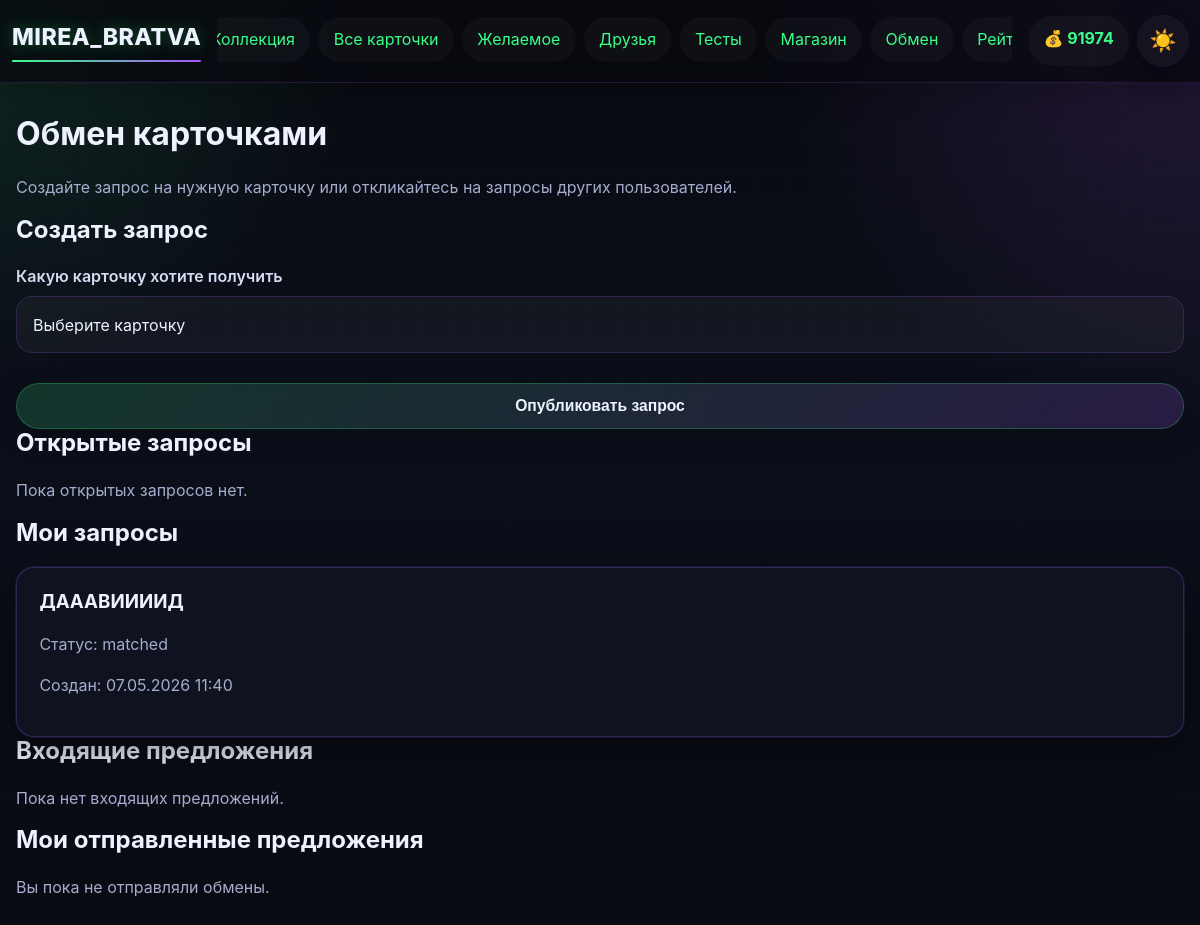
The app's page /exchange (signed in), older data.
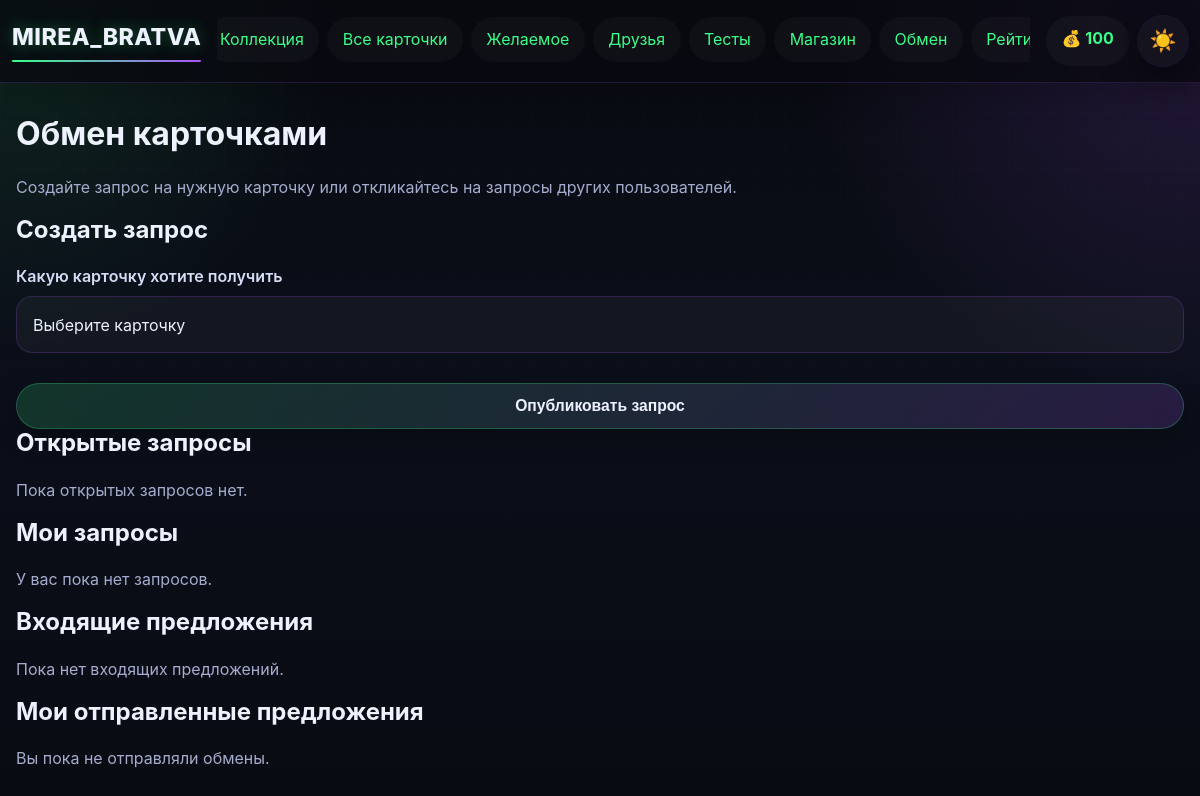
The same page, newer data.
### app.py (models this page shows)
class User(UserMixin, db.Model):
    __tablename__ = 'user'
    id = db.Column(db.Integer, primary_key=True)
    username = db.Column(db.String(80), unique=True, nullable=False)
    email = db.Column(db.String(120), unique=True, nullable=False)
    password_hash = db.Column(db.String(200), nullable=False)
    coins = db.Column(db.Integer, default=100)
    profile_theme = db.Column(db.String(50), default='dark')
    avatar_frame = db.Column(db.String(50), default='none')
    bio = db.Column(db.Text, default='')
    owned_frames = db.Column(db.Text, default='[]')
    avatar_icon = db.Column(db.String(50), default='letter')
    created_at = db.Column(db.DateTime, default=datetime.utcnow)
    last_daily_bonus = db.Column(db.DateTime, default=None)

class TradeRequest(db.Model):
    __tablename__ = 'trade_request'
    id = db.Column(db.Integer, primary_key=True)
    requester_id = db.Column(db.Integer, db.ForeignKey('user.id'), nullable=False)
    requested_card_id = db.Column(db.Integer, db.ForeignKey('card.id'), nullable=False)
    target_user_id = db.Column(db.Integer, db.ForeignKey('user.id'), nullable=True)
    status = db.Column(db.String(20), default='open')
    created_at = db.Column(db.DateTime, default=datetime.utcnow)
    requester = db.relationship('User', foreign_keys=[requester_id], backref='trade_requests')
    target_user = db.relationship('User', foreign_keys=[target_user_id])
    requested_card = db.relationship('Card', foreign_keys=[requested_card_id])

class Card(db.Model):
    __tablename__ = 'card'
    id = db.Column(db.Integer, primary_key=True)
    name = db.Column(db.String(100), nullable=False)
    description = db.Column(db.Text)
    rarity = db.Column(db.String(20), nullable=False)
    subject = db.Column(db.String(50), nullable=False)
    image_url = db.Column(db.String(200))
    base_price = db.Column(db.Integer, default=50)

### app.py (the view, shortened to what this page needs)
@app.route('/exchange', methods=['GET', 'POST'])
@login_required
def exchange():
    cards = Card.query.order_by(Card.name.asc()).all()
    open_requests = (
        TradeRequest.query.filter(TradeRequest.status == 'open', TradeRequest.requester_id != current_user.id)
        .order_by(TradeRequest.created_at.desc())
        .all()
    )
    my_requests = (
        TradeRequest.query.filter_by(requester_id=current_user.id)
        .order_by(TradeRequest.created_at.desc())
        .all()
    )
    incoming_offers = TradeOffer.query.filter_by(to_user_id=current_user.id, status='pending').order_by(TradeOffer.created_at.desc()).all()
    outgoing_offers = TradeOffer.query.filter_by(from_user_id=current_user.id).order_by(TradeOffer.created_at.desc()).all()
    return render_template(
        'exchange.html',
        cards=cards,
        open_requests=open_requests,
        my_requests=my_requests,
        incoming_offers=incoming_offers,
        outgoing_offers=outgoing_offers,
        get_card_letter=get_card_letter,
    )

### app.py (called while the page is built)
@login_manager.user_loader
def load_user(user_id):
    return db.session.get(User, int(user_id))

### templates/exchange.html (shortened to what this page needs)
{% extends "base.html" %}
{% from "_card_macros.html" import showcase_card %}
{% block content %}
<div class="exchange-container">
    <h1>Обмен карточками</h1>
    <p>Создайте запрос на нужную карточку или откликайтесь на запросы других пользователей.</p>
    <div class="exchange-grid exchange-grid-single">
        <div class="exchange-card">
            <h2>Создать запрос</h2>
            <form method="POST" class="profile-form-stack">
                <div class="form-group">
                    <label for="requested_card_id">Какую карточку хотите получить</label>
                    <select id="requested_card_id" name="requested_card_id" required>
                        <option value="">Выберите карточку</option>
                    </select>
                </div>
                <button type="submit" class="btn">Опубликовать запрос</button>
            </form>
        </div>
        <div class="exchange-card">
            <h2>Открытые запросы</h2>
            {% if open_requests %}
                {% for trade_request in open_requests %}
                <div class="trade-offer">
                    <p><strong>{{ trade_request.requester.username }}</strong> хочет получить <strong>{{ trade_request.requested_card.name }}</strong></p>
                    <p>Кафедра: {{ trade_request.requested_card.subject }} · Редкость: {{ trade_request.requested_card.rarity }}</p>
                    <div class="trade-actions">
                        <a class="btn btn-secondary" href="{{ url_for('view_profile', user_id=trade_request.requester.id) }}">Профиль</a>
                        <a class="btn" href="{{ url_for('respond_trade_request', request_id=trade_request.id) }}">Откликнуться</a>
                    </div>
                </div>
                {% endfor %}
            {% else %}<p>Пока открытых запросов нет.</p>{% endif %}
        </div>
    </div>
    <div class="exchange-card">
        <h2>Мои запросы</h2>
        {% if my_requests %}
            <div class="items-grid">
            {% for trade_request in my_requests %}
                <div class="shop-item">
                    <h3>{{ trade_request.requested_card.name }}</h3>
                    <p>Статус: {{ trade_request.status }}</p>
                    <p>Создан: {{ trade_request.created_at.strftime('%d.%m.%Y %H:%M') }}</p>
                </div>
            {% endfor %}
            </div>
        {% else %}<p>У вас пока нет запросов.</p>{% endif %}
    </div>
    <div class="exchange-card">
        <h2>Входящие предложения</h2>
        {% if incoming_offers %}
            {% for offer in incoming_offers %}
                <div class="trade-offer">
                    <p><strong>{{ offer.from_user.username }}</strong> предлагает <strong>{{ offer.offered_card.name }}</strong></p>
                    <p>и хочет получить <strong>{{ offer.requested_card.name }}</strong></p>
                    <div class="trade-actions">
                        <form method="POST" action="{{ url_for('accept_exchange', offer_id=offer.id) }}"><button type="submit" class="btn">Принять</button></form>
                        <form method="POST" action="{{ url_for('reject_exchange', offer_id=offer.id) }}"><button type="submit" class="btn btn-secondary">Отклонить</button></form>
                    </div>
                </div>
            {% endfor %}
        {% else %}<p>Пока нет входящих предложений.</p>{% endif %}
    </div>
    <div class="exchange-card">
        <h2>Мои отправленные предложения</h2>
        {% if outgoing_offers %}
            <div class="items-grid">
                {% for offer in outgoing_offers %}
                    <div class="shop-item">
                        <h3>{{ offer.to_user.username }}</h3>
                        <p>Вы отдаёте: {{ offer.offered_card.name }}</p>
                        <p>Вы получаете: {{ offer.requested_card.name }}</p>
                        <p>Статус: {{ offer.status }}</p>
                    </div>
                {% endfor %}
            </div>
        {% else %}<p>Вы пока не отправляли обмены.</p>{% endif %}
    </div>
</div>
{% endblock %}

### templates/base.html (shortened to what this page needs)
<!DOCTYPE html>
<html lang="ru">
<head>
    <link rel="stylesheet" href="{{ url_for('static', filename='css/style.css') }}">
</head>
<body class="{% if current_user.is_authenticated and current_user.profile_theme == 'light' %}light-theme{% else %}dark-theme{% endif %}">
    <nav class="navbar">
        <div class="nav-container">
            <a class="nav-logo" href="{{ url_for('index') }}">MIREA_BRATVA</a>
            <div class="nav-main">
                <ul class="nav-menu">
                    {% if current_user.is_authenticated %}
                        <li><a href="{{ url_for('collection') }}">Коллекция</a></li>
                        <li><a href="{{ url_for('cards_catalog') }}">Все карточки</a></li>
                        <li><a href="{{ url_for('wishlist') }}">Желаемое</a></li>
                        <li><a href="{{ url_for('friends') }}">Друзья</a></li>
                        <li><a href="{{ url_for('quizzes') }}">Тесты</a></li>
                        <li><a href="{{ url_for('shop') }}">Магазин</a></li>
                        <li><a href="{{ url_for('exchange') }}">Обмен</a></li>
                        <li><a href="{{ url_for('rating') }}">Рейтинг</a></li>
                    {% else %}
                        <li><a href="{{ url_for('login') }}">Вход</a></li>
                        <li><a href="{{ url_for('register') }}">Регистрация</a></li>
                    {% endif %}
                </ul>
            </div>
            {% if current_user.is_authenticated %}
            <div class="nav-actions">
                <div class="coins">💰 {{ current_user.coins }}</div>
                <a class="theme-toggle nav-pill" href="{{ url_for('toggle_theme') }}" title="Переключить тему">
                    {% if current_user.profile_theme == 'light' %}🌙{% else %}☀️{% endif %}
                </a>
            </div>
            {% endif %}
        </div>
    </nav>
    <main class="container">
        {% block content %}{% endblock %}
    </main>
</body>
</html>

Row changes from the older to the newer data that the page shows:
removed TradeRequest: requested_card.name "ДАААВИИИИД", status "matched", created_at "07.05.2026 11:40"
changed User: coins "91974" → "100"
Text that changed along with them:
text now shown: "У вас пока нет запросов."
